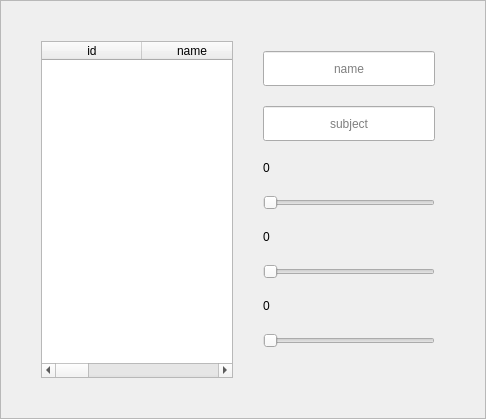
               <widget class="QWidget" name="teachers_data">
                <layout class="QGridLayout" name="gridLayout_14">
                 <property name="leftMargin">
                  <number>0</number>
                 </property>
                 <property name="topMargin">
                  <number>0</number>
                 </property>
                 <property name="rightMargin">
                  <number>0</number>
                 </property>
                 <property name="bottomMargin">
                  <number>0</number>
                 </property>
                 <property name="spacing">
                  <number>0</number>
                 </property>
                 <item row="0" column="0">
                  <widget class="QFrame" name="frame_2">
                   <property name="frameShape">
                    <enum>QFrame::StyledPanel</enum>
                   </property>
                   <property name="frameShadow">
                    <enum>QFrame::Raised</enum>
                   </property>
                   <layout class="QGridLayout" name="gridLayout_16" rowstretch="1,1" columnstretch="1,1">
                    <property name="leftMargin">
                     <number>40</number>
                    </property>
                    <property name="topMargin">
                     <number>40</number>
                    </property>
                    <property name="rightMargin">
                     <number>40</number>
                    </property>
                    <property name="bottomMargin">
                     <number>40</number>
                    </property>
                    <property name="spacing">
                     <number>20</number>
                    </property>
                    <item row="0" column="0" rowspan="2">
                     <widget class="QWidget" name="widget_18" native="true">
                      <layout class="QGridLayout" name="gridLayout_17">
                       <property name="leftMargin">
                        <number>0</number>
                       </property>
                       <property name="topMargin">
                        <number>0</number>
                       </property>
                       <property name="rightMargin">
                        <number>0</number>
                       </property>
                       <property name="bottomMargin">
                        <number>0</number>
                       </property>
                       <property name="spacing">
                        <number>0</number>
                       </property>
                       <item row="0" column="0">
                        <widget class="QTableWidget" name="tableWidget">
                         <property name="lineWidth">
                          <number>0</number>
                         </property>
                         <property name="sizeAdjustPolicy">
                          <enum>QAbstractScrollArea::AdjustIgnored</enum>
                         </property>
                         <property name="dragDropOverwriteMode">
                          <bool>false</bool>
                         </property>
                         <property name="dragDropMode">
                          <enum>QAbstractItemView::InternalMove</enum>
                         </property>
                         <property name="alternatingRowColors">
                          <bool>false</bool>
                         </property>
                         <property name="selectionMode">
                          <enum>QAbstractItemView::NoSelection</enum>
                         </property>
                         <property name="showGrid">
                          <bool>false</bool>
                         </property>
                         <property name="gridStyle">
                          <enum>Qt::SolidLine</enum>
                         </property>
                         <property name="sortingEnabled">
                          <bool>true</bool>
                         </property>
                         <attribute name="horizontalHeaderCascadingSectionResizes">
                          <bool>false</bool>
                         </attribute>
                         <attribute name="horizontalHeaderDefaultSectionSize">
                          <number>100</number>
                         </attribute>
                         <attribute name="horizontalHeaderStretchLastSection">
                          <bool>true</bool>
                         </attribute>
                         <attribute name="verticalHeaderVisible">
                          <bool>false</bool>
                         </attribute>
                         <attribute name="verticalHeaderStretchLastSection">
                          <bool>false</bool>
                         </attribute>
                         <column>
                          <property name="text">
                           <string>id</string>
                          </property>
                         </column>
                         <column>
                          <property name="text">
                           <string>name</string>
                          </property>
                         </column>
                         <column>
                          <property name="text">
                           <string>subject</string>
                          </property>
                         </column>
                         <column>
                          <property name="text">
                           <string>color</string>
                          </property>
                         </column>
                         <column>
                          <property name="text">
                           <string>Delete</string>
                          </property>
                         </column>
                        </widget>
                       </item>
                      </layout>
                     </widget>
                    </item>
                    <item row="0" column="1" rowspan="2">
                     <widget class="QWidget" name="widget_16" native="true">
                      <layout class="QGridLayout" name="gridLayout_15">
                       <property name="leftMargin">
                        <number>10</number>
                       </property>
                       <property name="topMargin">
                        <number>10</number>
                       </property>
                       <property name="rightMargin">
                        <number>10</number>
                       </property>
                       <property name="bottomMargin">
                        <number>10</number>
                       </property>
                       <property name="horizontalSpacing">
                        <number>32</number>
                       </property>
                       <property name="verticalSpacing">
                        <number>20</number>
                       </property>
                       <item row="6" column="0">
                        <widget class="QLabel" name="b_label">
                         <property name="text">
                          <string>0</string>
                         </property>
                        </widget>
                       </item>
                       <item row="2" column="0">
                        <widget class="QLabel" name="r_label">
                         <property name="text">
                          <string>0</string>
                         </property>
                        </widget>
                       </item>
                       <item row="3" column="0" colspan="2">
                        <widget class="QSlider" name="r_slider">
                         <property name="maximum">
                          <number>255</number>
                         </property>
                         <property name="orientation">
                          <enum>Qt::Horizontal</enum>
                         </property>
                        </widget>
                       </item>
                       <item row="4" column="0">
                        <widget class="QLabel" name="g_label">
                         <property name="text">
                          <string>0</string>
                         </property>
                        </widget>
                       </item>
                       <item row="0" column="0" colspan="2">
                        <widget class="QLineEdit" name="teacher_name">
                         <property name="minimumSize">
                          <size>
                           <width>0</width>
                           <height>35</height>
                          </size>
                         </property>
                         <property name="alignment">
                          <set>Qt::AlignCenter</set>
                         </property>
                         <property name="placeholderText">
                          <string>name</string>
                         </property>
                        </widget>
                       </item>
                       <item row="7" column="0" colspan="2">
                        <widget class="QSlider" name="b_slider">
                         <property name="minimumSize">
                          <size>
                           <width>0</width>
                           <height>0</height>
                          </size>
                         </property>
                         <property name="maximum">
                          <number>255</number>
                         </property>
                         <property name="orientation">
                          <enum>Qt::Horizontal</enum>
                         </property>
                        </widget>
                       </item>
                       <item row="1" column="0" colspan="2">
                        <widget class="QLineEdit" name="teacher_subject">
                         <property name="minimumSize">
                          <size>
                           <width>0</width>
                           <height>35</height>
                          </size>
                         </property>
                         <property name="alignment">
                          <set>Qt::AlignCenter</set>
                         </property>
                         <property name="placeholderText">
                          <string>subject</string>
                         </property>
                        </widget>
                       </item>
                       <item row="5" column="0" colspan="2">
                        <widget class="QSlider" name="g_slider">
                         <property name="maximum">
                          <number>255</number>
                         </property>
                         <property name="orientation">
                          <enum>Qt::Horizontal</enum>
                         </property>
                        </widget>
                       </item>
                       <item row="8" column="0" colspan="2">
                        <widget class="QWidget" name="widget_17" native="true">
                         <widget class="QPushButton" name="cancel_teacher_data">
                          <property name="geometry">
                           <rect>
                            <x>0</x>
                            <y>10</y>
                            <width>191</width>
                            <height>35</height>
                           </rect>
                          </property>
                          <property name="minimumSize">
                           <size>
                            <width>0</width>
                            <height>35</height>
                           </size>
                          </property>
                          <property name="text">
                           <string>cancel</string>
                          </property>
                         </widget>
                         <widget class="QPushButton" name="save_teacher_data">
                          <property name="geometry">
                           <rect>
                            <x>202</x>
                            <y>10</y>
                            <width>331</width>
                            <height>35</height>
                           </rect>
                          </property>
                          <property name="minimumSize">
                           <size>
                            <width>0</width>
                            <height>35</height>
                           </size>
                          </property>
                          <property name="text">
                           <string>save</string>
                          </property>
                         </widget>
                        </widget>
                       </item>
                      </layout>
                     </widget>
                    </item>
                   </layout>
                  </widget>
                 </item>
                </layout>
               </widget>
